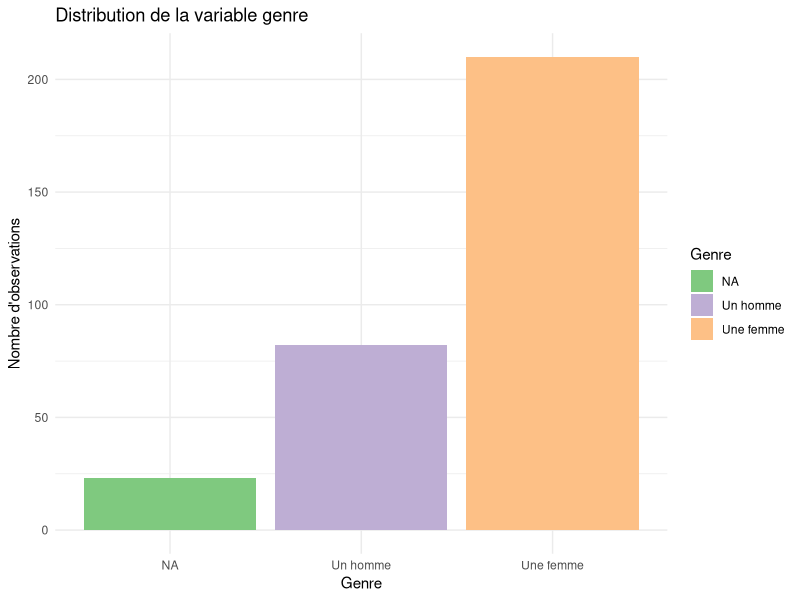
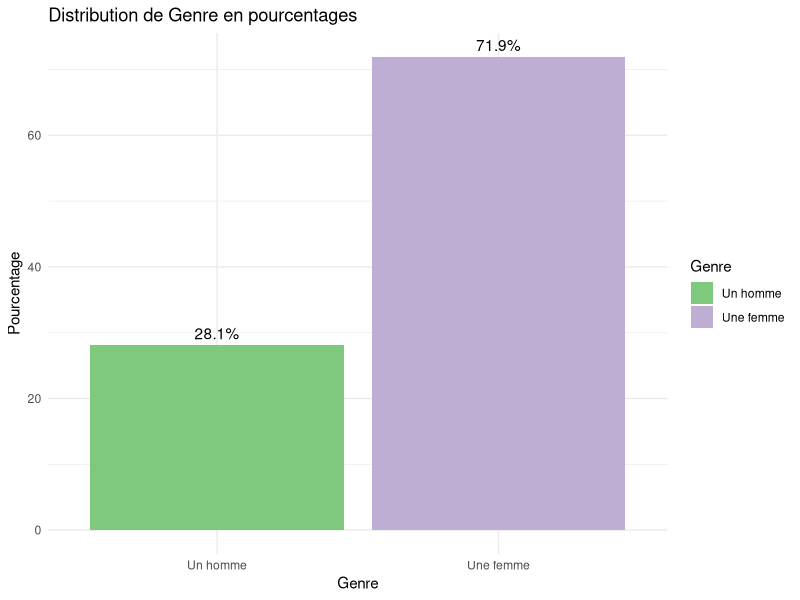
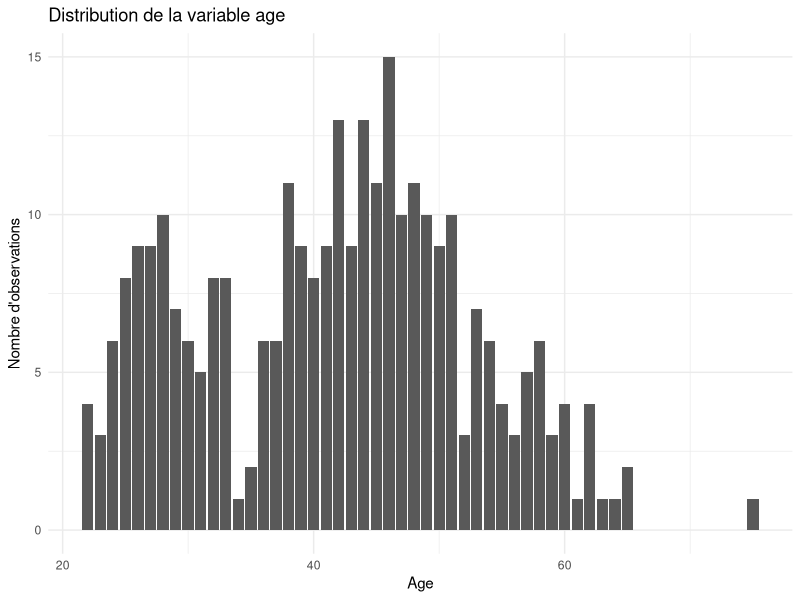
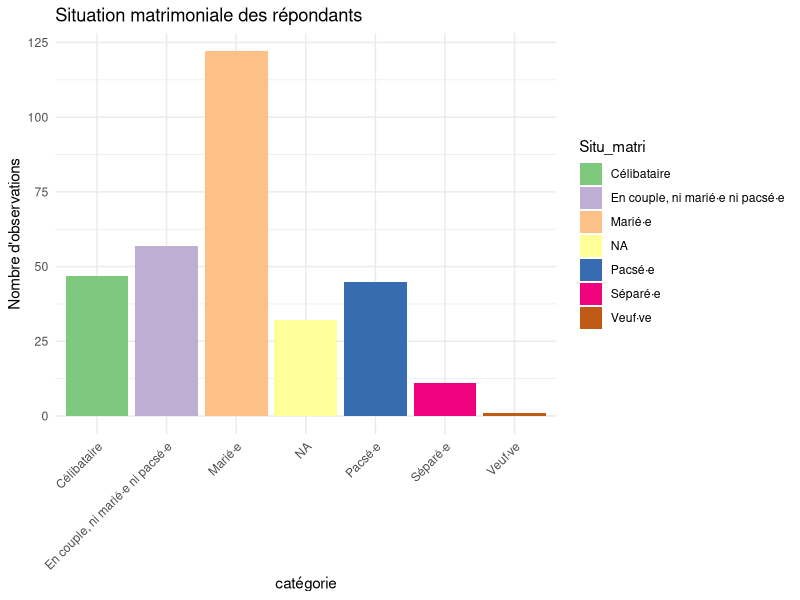
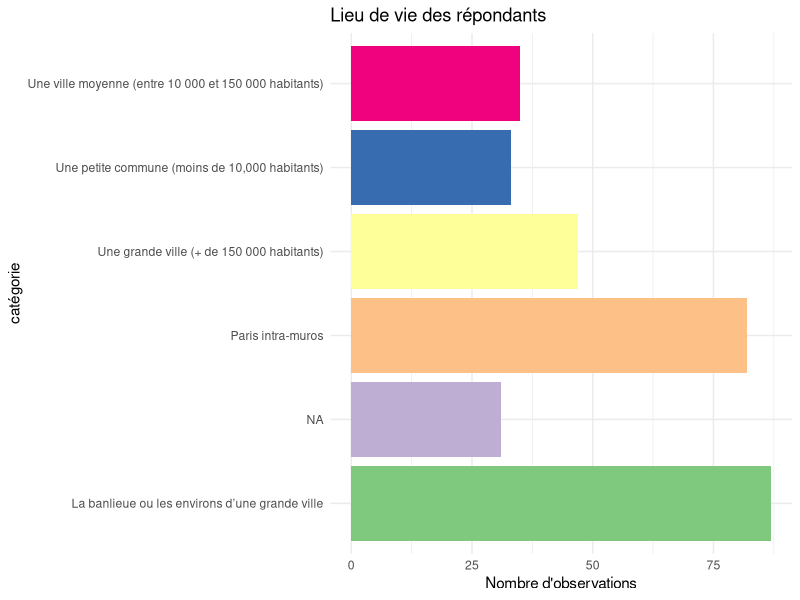
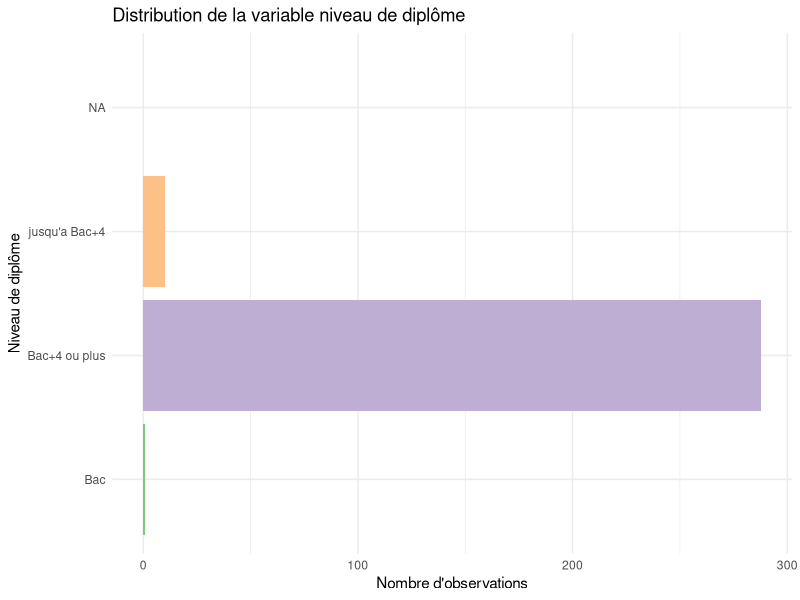
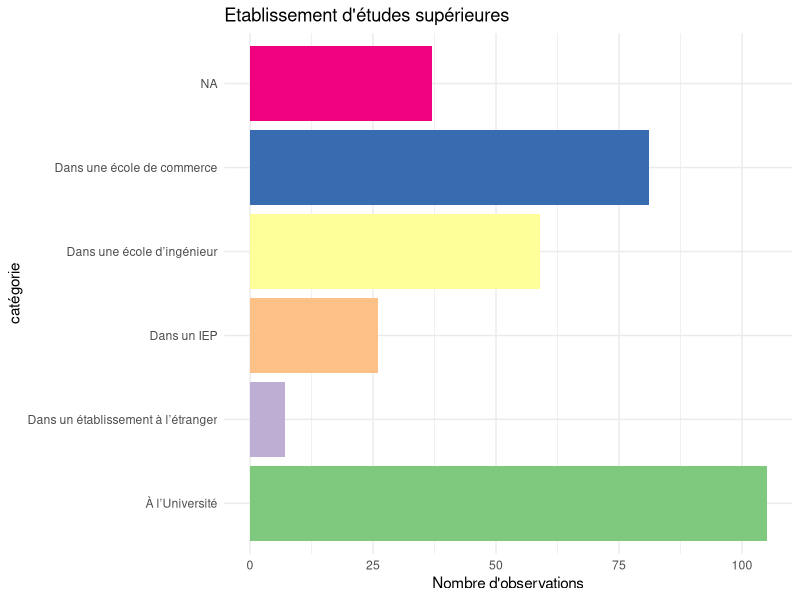
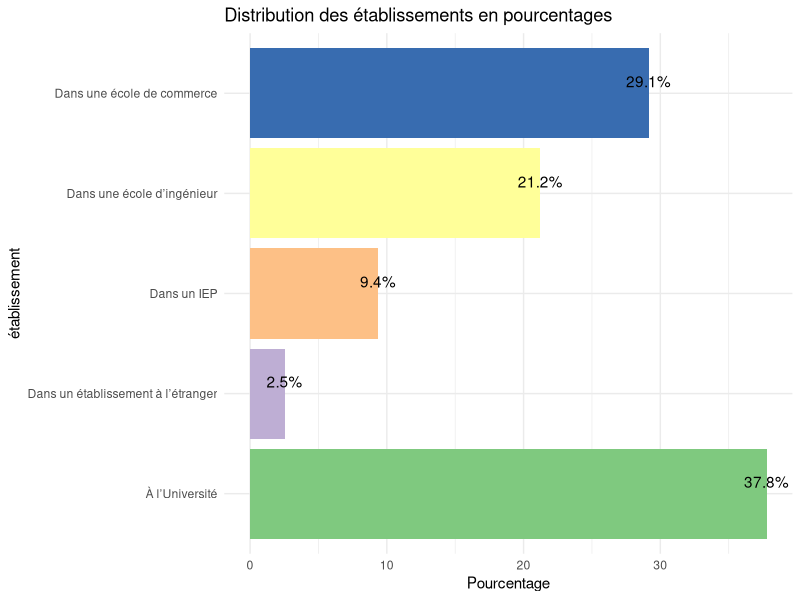

Reproduce these figures in R, in order.
setwd("PROVIRCAP")
data <- read.csv("data_assoquest_recoded_fmt.csv")

if(!require(dplyr)){
  install.packages("dplyr")
  library(dplyr)
}

if(!require(ggplot2)){
  install.packages("ggplot2")
  library(ggplot2)
}

#Afficher les noms des colonnes
colonnes <- names(data)
print(colonnes)

# Afficher le nombre total de colonnes
nombre_colonnes <- ncol(data)
print(nombre_colonnes)
#il y a 363 variables différentes

#Afficher combien il y a d'observations
nombre_observations <- nrow(data)
print(nombre_observations)
#il y a 315 observations au total

# Afficher les premières valeurs de la colonne qu'on veut
head(data$token)
print(data$submitdate[1:20])
print(data$Emp_sec[1:20])
print(data$Emp_statut_rec3[1:20])


#Comprendre les variables recodées: Prem_rse_annee_rec

filtered_data <- data %>%
  filter((Prem_rse_annee != Prem_rse_annee_rec) | (is.na(Prem_rse_annee) & !is.na(Prem_rse_annee_rec))) %>%
  select(Prem_rse_annee, Prem_rse_annee_rec, Prem_rse_bin, Prem_contrat_annee)
print(filtered_data)

#On a modifié prem_rse_annee pour contenir l'année du premier contrat rse, y comprit
#lorsque ça correspond à la première expérience pro
#Il reste des valeurs manquantes dans prem_rse_annee_rec, pourquoi?

filtered_data <- data %>%
  filter(is.na(Prem_rse_annee) & is.na(Prem_rse_annee_rec)) %>%
  select(Prem_rse_annee, Prem_rse_annee_rec, Prem_rse_bin, Prem_contrat_annee)
print(filtered_data)

#si ma première expérience n'était pas en rse (ou valeur manquante) et que je n'ai
#pas renseigné de première année rse, on laisse une valeur manquane


#Comprendre les variables recodées: Rse_lois_rec
filtered_data <- data %>%
  filter((Rse_lois_rec != Rse_lois)|(is.na(Rse_lois_rec)& !is.na(Rse_lois))| (is.na(Rse_lois)& !is.na(Rse_lois_rec))) %>%
  select(Rse_lois_rec, Rse_lois)
print(filtered_data)
#on a aucune ligne différente? 


#Comprendre les variables recodées: Rse_lois_rec
filtered_data <- data %>%
  filter(is.na(cadre_inout)) %>%
  select(Emp_sec, Emp_cont, Emp_cons)
print(filtered_data)

filtered_data <- data %>%
  filter((is.na(cadre_inout)& !is.na(Emp_cont))| (is.na(cadre_inout)& !is.na(Emp_cons))) %>%
  select(cadre_inout, Emp_sec, Emp_cont, Emp_cons)
print(filtered_data)
#si la variable de emp_cons ou de emp_cont est renseignée, alors on peut remplir cadre_inout

#Emp_statut_bin_rec
filtered_data <- data %>%
  filter(Emp_statut_bin != Emp_statut_bin_rec) %>%
  select(Emp_statut_bin, Emp_statut_bin_rec)
print(filtered_data)

#Emp_statut_rec
filtered_data <- data %>%
  select(Emp_cons,Emp_statut_cons, Emp_statut_rec)
print(filtered_data)


## STATISTIQUES DECRIPTIVES

# Variable de genre
data <- data %>%
  mutate(Genre = ifelse(is.na(Genre), "NA", Genre))
p <- ggplot(data, aes(x = Genre, fill=Genre)) +
  geom_bar() +
  labs(title = "Distribution de la variable genre",
       x = "Genre",
       y = "Nombre d'observations") +
  scale_fill_brewer(palette = "Accent")+
  theme_minimal()
  
print(p)
ggsave(filename = "genre.png", plot = p, width = 8, height = 6)

filtered_data <- data %>%
  filter(Genre != "NA") %>%
  group_by(Genre) %>%
  summarise(count = n()) %>%
  mutate(percentage = count / sum(count) * 100)

p<- ggplot(filtered_data, aes(x = Genre, y = percentage, fill=Genre)) +
  geom_bar(stat = "identity") +
  geom_text(aes(label = paste0(round(percentage, 1), "%")), 
            vjust = -0.5) +  # Ajuste la position verticale des étiquettes
  labs(title = "Distribution de Genre en pourcentages",
       x = "Genre",
       y = "Pourcentage") +
  scale_fill_brewer(palette = "Accent")+
  theme_minimal() 

print(p)
ggsave(filename = "genre_pourcentage.png", plot = p, width = 8, height = 6)






# Variable d'âge
p<-ggplot(data, aes(x = age, fill=age)) +
  geom_bar() +
  labs(title = "Distribution de la variable age",
       x = "Age",
       y = "Nombre d'observations") +
  scale_fill_brewer(palette = "Accent")+
  theme_minimal()
print(p)
ggsave(filename = "age.png", plot = p, width = 8, height = 6)





# Situation matrimoniale
data <- data %>%
  mutate(Situ_matri = ifelse(is.na(Situ_matri), "NA", Situ_matri))
p<- ggplot(data, aes(x = Situ_matri, fill=Situ_matri)) +
  geom_bar() +
  labs(title = "Situation matrimoniale des répondants",
       x = "catégorie",
       y = "Nombre d'observations") +
  theme_minimal() +
  scale_fill_brewer(palette = "Accent")+
  theme(axis.text.x = element_text(angle = 45, hjust = 1))
print(p)
ggsave(filename = "situ_matri.png", plot = p, width = 8, height = 6)



#Lieu de vie
data <- data %>%
  mutate(Lieu_vie = ifelse(is.na(Lieu_vie), "NA", Lieu_vie))
p<- ggplot(data, aes(x = Lieu_vie, fill=Lieu_vie)) +
  geom_bar() +
  labs(title = "Lieu de vie des répondants",
       x = "catégorie",
       y = "Nombre d'observations") +
  scale_fill_brewer(palette = "Accent")+
  theme_minimal() +
  theme(legend.position = "none")+
  coord_flip()

print(p)
ggsave(filename = "lieu_vie.png", plot = p, width = 8, height = 6)





#Diplome le plus élevé
data <- data %>%
  mutate(dipl_niv_short = case_when(
    Dipl_niv == "Un diplôme universitaire correspondant à au moins 4 années d’études supérieures après le baccalauréat (maîtris" ~ "Bac+4 ou plus",
    Dipl_niv == "Un diplôme universitaire correspondant à moins de 4 années d’études supérieures après le baccalauréat (par exem" ~ "jusqu'a Bac+4",
    Dipl_niv == "Le baccalauréat ou un certificat d’études ou un diplôme de l’enseignement secondaire autre que le baccalauréat (" ~ "Bac",
    TRUE ~ Dipl_niv  # Pour garder les autres valeurs inchangées
  ))

p<- ggplot(data, aes(x = dipl_niv_short, fill=dipl_niv_short)) +
  geom_bar() +
  labs(title = "Distribution de la variable niveau de diplôme",
       x = "Niveau de diplôme",
       y = "Nombre d'observations") +
  scale_fill_brewer(palette = "Accent")+
  theme_minimal() +
  theme(legend.position = "none")+
  coord_flip()
print(p)
ggsave(filename = "diplome.png", plot = p, width = 8, height = 6)






#établissement d'études supérieures 
data <- data %>%
  mutate(Type_etudsup = ifelse(is.na(Type_etudsup), "NA", Type_etudsup))
p<- ggplot(data, aes(x = Type_etudsup, fill=Type_etudsup)) +
  geom_bar() +
  labs(title = "Etablissement d'études supérieures",
       x = "catégorie",
       y = "Nombre d'observations") +
  theme_minimal() +
  scale_fill_brewer(palette = "Accent")+
  theme(legend.position = "none")+
  coord_flip()

print(p)
ggsave(filename = "etude_sup.png", plot = p, width = 8, height = 6)

filtered_data <- data %>%
  filter(Type_etudsup != "NA") %>%
  group_by(Type_etudsup) %>%
  summarise(count = n()) %>%
  mutate(percentage = count / sum(count) * 100)

p<- ggplot(filtered_data, aes(x = Type_etudsup, y = percentage, fill=Type_etudsup)) +
  geom_bar(stat = "identity") +
  geom_text(aes(label = paste0(round(percentage, 1), "%")), 
            vjust = -0.5) +  # Ajuste la position verticale des étiquettes
  labs(title = "Distribution des établissements en pourcentages",
       x = "établissement",
       y = "Pourcentage") +
  theme_minimal() +
  scale_fill_brewer(palette = "Accent")+
  theme(legend.position = "none")+
  coord_flip()
  

print(p)
ggsave(filename = "etude_sup_pourcentage.png", plot = p, width = 8, height = 6)





#Discipline du cursus:

filtered_data <- data %>%
  mutate(Spe_etudsup= case_when(
    Spe_etudsup == "Sciences humaines et sociales (histoire, sociologie, philosophie, psychologie, sciences politiques, ...)" ~ "Sciences humaines et sociales",
    TRUE ~ Spe_etudsup
  )) %>%
  filter(!is.na(Spe_etudsup)) %>%
  group_by(Spe_etudsup) %>%
  summarise(count = n()) %>%
  mutate(percentage = count / sum(count) * 100)

p<- ggplot(filtered_data, aes(x = Spe_etudsup, y = percentage, fill=Spe_etudsup)) +
  geom_bar(stat = "identity") +
  geom_text(aes(label = paste0(round(percentage, 1), "%")), 
            vjust = -0.5) +  
  labs(title = "Discipline du cursus",
       x = "spécialité",
       y = "Pourcentage") +
  theme_minimal() +
  scale_fill_brewer(palette = "Accent")+
  theme(legend.position = "none")+
  coord_flip()

print(p)
ggsave(filename = "ediscipline_cursus.png", plot = p, width = 8, height = 6)






#Statut d'emploi
data <- data %>%
  mutate(Emp_cont_short = case_when(
    Emp_cont == "Statut d'indépendant·e (Auto-entrepreneur·se, portage salarial, société unipersonnelle...)" ~ "Indépendant.e",
    TRUE ~ Emp_cont  # Pour garder les autres valeurs inchangées
  ))


p<-ggplot(data, aes(x = Emp_cont_short, fill=Emp_cont_short)) +
  geom_bar() +
  labs(title = "Statut d'emploi",
       x = "",
       y = "Nombre d'observations") +
  theme_minimal() +
  scale_fill_brewer(palette = "Accent")+
  theme(legend.position = "none")+
  coord_flip()

print(p)
ggsave(filename = "statut_emploi.png", plot = p, width = 8, height = 6)





#Type de cadre

filtered_data <- data %>%
  filter(!is.na(cadre_inout)) %>%
  group_by(cadre_inout) %>%
  summarise(count = n()) %>%
  mutate(percentage = count / sum(count) * 100)

p<- ggplot(filtered_data, aes(x = cadre_inout, y = percentage, fill=cadre_inout)) +
  geom_bar(stat = "identity") +
  geom_text(aes(label = paste0(round(percentage, 1), "%")), 
            vjust = -0.5) +  # Ajuste la position verticale des étiquettes
  labs(title = "type de cadre",
       x = "",
       y = "Pourcentage") +
  theme_minimal() +
  scale_fill_brewer(palette = "Accent")+
  theme(legend.position = "none")

print(p)
ggsave(filename = "type_cadre.png", plot = p, width = 8, height = 6)





#type d'emploi des consultant.es

df_filtered <- data %>% 
  filter(Emp_cons == "Oui")

df_filtered <- df_filtered %>%
  mutate(emp_cont_grouped = ifelse(Emp_cont == "Statut d'indépendant·e (Auto-entrepreneur·se, portage salarial, société unipersonnelle...)", "freelance", 
                                   ifelse(Emp_cont %in% c("CDD", "CDI"), "CDD/CDI", NA)))

p<- ggplot(df_filtered, aes(x = emp_cont_grouped, fill=emp_cont_grouped)) +
  geom_bar() +
  labs(title = "Répartition des types de contrats",
       x = "Type de contrat",
       y = "Nombre d'observations")+
  theme_minimal()+
  scale_fill_brewer(palette = "Accent")+
  theme(legend.position = "none")

print(p)
ggsave(filename = "emploi_cons.png", plot = p, width = 8, height = 6)


filtered_data <- df_filtered %>%
  filter(!is.na(emp_cont_grouped)) %>%
  group_by(emp_cont_grouped) %>%
  summarise(count = n()) %>%
  mutate(percentage = count / sum(count) * 100)
p<- ggplot(filtered_data, aes(x = emp_cont_grouped, y = percentage, fill=emp_cont_grouped)) +
  geom_bar(stat = "identity") +
  geom_text(aes(label = paste0(round(percentage, 1), "%")), 
            vjust = -0.5) +  # Ajuste la position verticale des étiquettes
  labs(title = "type de cadre",
       x = "",
       y = "Pourcentage") +
  theme_minimal() +
  scale_fill_brewer(palette = "Accent")+
  theme(legend.position = "none")

print(p)
ggsave(filename = "emploi_cons_purcentage.png", plot = p, width = 8, height = 6)




#Niveau hiérarchique 
filtered_data <- data %>%
  filter(!is.na(Emp_statut)) %>%
  group_by(Emp_statut) %>%
  summarise(count = n()) %>%
  mutate(percentage = count / sum(count) * 100)
p<- ggplot(filtered_data, aes(x = Emp_statut, y = percentage, fill=Emp_statut)) +
  geom_bar(stat = "identity") +
  geom_text(aes(label = paste0(round(percentage, 1), "%")), 
            vjust = -0.5) +  # Ajuste la position verticale des étiquettes
  labs(title = "type de cadre",
       x = "",
       y = "Pourcentage") +
  theme_minimal() +
  scale_fill_brewer(palette = "Accent")+
  theme(legend.position = "none")+
  coord_flip()

print(p)
ggsave(filename = "niveau_hiérarchique.png", plot = p, width = 8, height = 6)





#Tableau descriptif de l'âge selon les différents postes
descriptives <- data %>%
  group_by(Emp_statut) %>%
  summarise(
    mean_age = mean(age, na.rm = TRUE),
    min_age = min(age, na.rm = TRUE),
    max_age = max(age, na.rm = TRUE),
    sd_age = sd(age, na.rm = TRUE)
  )

print(descriptives)
write.table(descriptives, "tableau.txt", sep = "\t", row.names = FALSE)





#Niveau hiérarchique simplifié :
filtered_data <- data %>%
  filter(!is.na(Emp_statut_rec2)) %>%
  group_by(Emp_statut_rec2) %>%
  summarise(count = n()) %>%
  mutate(percentage = count / sum(count) * 100)
p<-ggplot(filtered_data, aes(x = Emp_statut_rec2, y = percentage, fill=Emp_statut_rec2)) +
  geom_bar(stat = "identity") +
  geom_text(aes(label = paste0(round(percentage, 1), "%")), 
            vjust = -0.5) +  # Ajuste la position verticale des étiquettes
  labs(title = "type de cadre",
       x = "",
       y = "Pourcentage") +
  theme_minimal()+
  scale_fill_brewer(palette = "Accent")+
  theme(legend.position = "none")


print(p)
ggsave(filename = "hiérarchie_simple.png", plot = p, width = 8, height = 6)







#Un escalator de verre? Emp_statut_rec3

gender_distribution <- data %>%
  filter(!is.na(Emp_statut_rec3))%>%
  filter(!is.na(Genre)) %>%
  group_by(Emp_statut_rec3, Genre) %>%
  summarise(count = n()) %>%
  mutate(percentage = count / sum(count) * 100) %>%
  ungroup()

p<-ggplot(gender_distribution, aes(x = Emp_statut_rec3, y = percentage, fill = Genre)) +
  geom_bar(stat = "identity", position = "stack") +
  geom_text(aes(label = paste0(round(percentage), "%")), position = position_stack(vjust = 0.5)) +
  labs(title = "Répartition du Genre par Statut d'Emploi",
       x = "Statut d'Emploi",
       y = "Pourcentage",
       fill = "Genre") +
  theme_minimal()

print(p)
ggsave(filename = "répartition_hf.png", plot = p, width = 8, height = 6)









#Type d'organisation employeuse 

data <- data %>%
  mutate(Org_type = ifelse(is.na(Org_type), "NA", Org_type))
p<- ggplot(data, aes(x = Org_type, fill=Org_type)) +
  geom_bar() +
  labs(title = "Type d'organisation employeuse",
       x = "catégorie",
       y = "Nombre d'observations") +
  theme_minimal() +
  scale_fill_brewer(palette = "Accent")+
  theme(legend.position = "none")+
  coord_flip()
  
print(p)
ggsave(filename = "organisation.png", plot = p, width = 8, height = 6)




#Niveau hérarchique (hors consultant.es)

filtered_data <- data %>%
  filter(Emp_cons == "Non") %>%
  mutate(Emp_statut = ifelse(is.na(Emp_statut), "NA", Emp_statut))

p<- ggplot(filtered_data, aes(x = Emp_statut, fill=Emp_statut)) +
  geom_bar() +
  labs(title = "Niveau hiérarchique (hors consultant.es)",
       x = "Niveau hiérarchique",
       y = "Nombre d'observations") +
  theme_minimal() +
  scale_fill_brewer(palette = "Accent")+
  theme(legend.position = "none")+
  coord_flip()

print(p)
ggsave(filename = "hiérarchie.png", plot = p, width = 8, height = 6)






#Niveau hiérarchique (consultant.es seulement)
filtered_data <- data %>%
  filter(Emp_cons == "Oui") %>%
  mutate(Emp_statut_cons = ifelse(is.na(Emp_statut_cons), "NA", Emp_statut_cons))

p<-ggplot(filtered_data, aes(x = Emp_statut_cons, fill=Emp_statut_cons)) +
  geom_bar() +
  labs(title = "Niveau hiérarchique (consultant.es seulement)",
       x = "Niveau hiérarchique",
       y = "Nombre d'observations") +
  theme_minimal() +
  scale_fill_brewer(palette = "Accent")+
  theme(legend.position = "none")+
  coord_flip()

print(p)
ggsave(filename = "hiérarchie_cons.png", plot = p, width = 8, height = 6)






#Année du premier CDD ou CDI de la carrière
p<-ggplot(data, aes(x = Prem_contrat_annee)) +
  geom_bar() +
  labs(title = "Année du premier CDD ou CDI de la carrière",
       x = "année",
       y = "Nombre d'observations") +
  theme_minimal()

print(p)
ggsave(filename = "premier_emploi.png", plot = p, width = 8, height = 6)




#Année du premier poste en RSE
p<- ggplot(data, aes(x = Prem_rse_annee_rec)) +
  geom_bar() +
  labs(title = "Année du premier poste en RSE",
       x = "année",
       y = "Nombre d'observations") +
  theme_minimal()

print(p)
ggsave(filename = "premier_rse.png", plot = p, width = 8, height = 6)

unique_values <- unique(data$Emp_cont)
print(unique_values)



